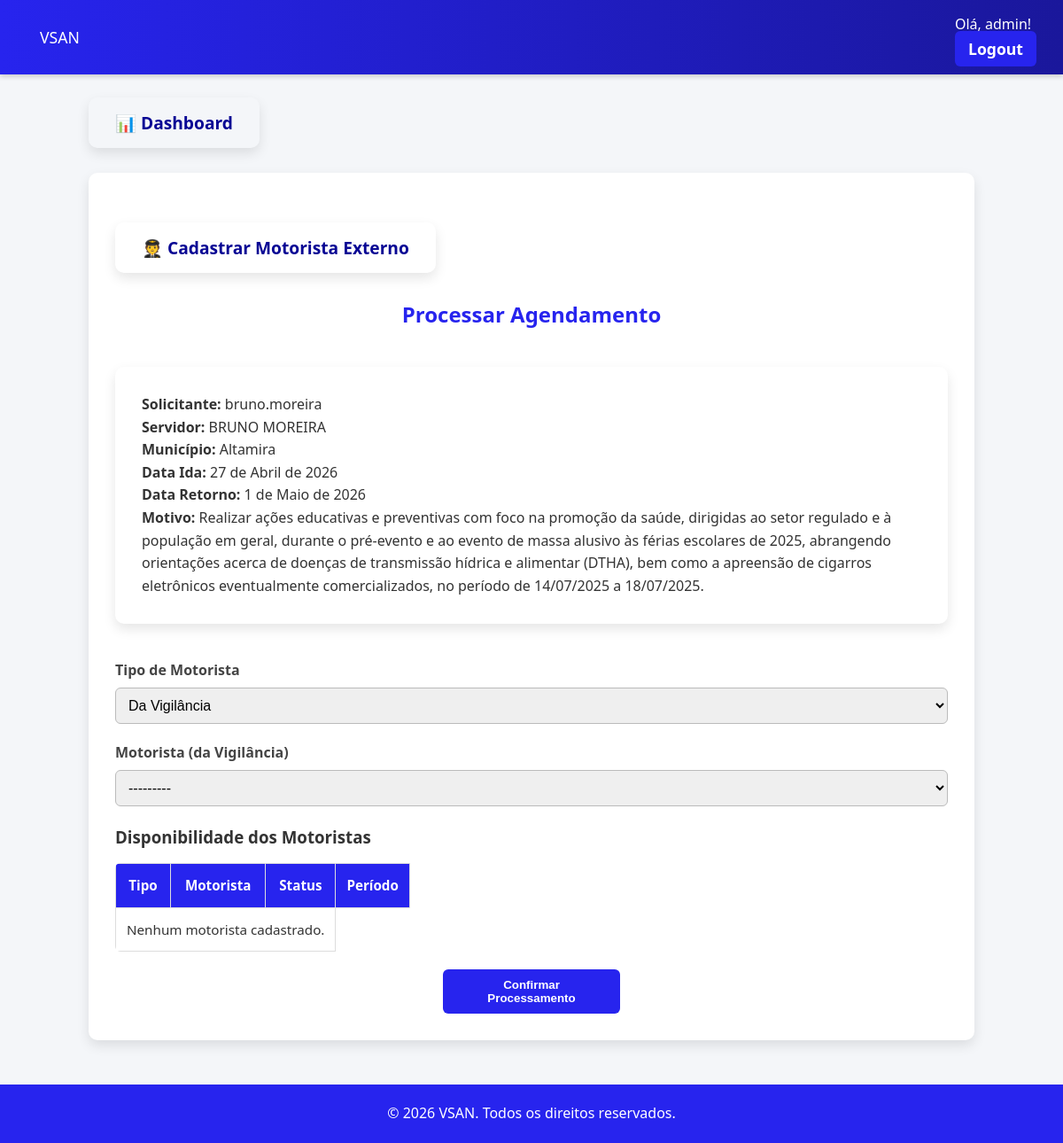
Page /processar-agendamento/6/ (signed in) on the committed database.
### usuarios/models.py (models this page shows, shortened)
class Usuario(AbstractUser):
    TIPO_USUARIO_CHOICES = [
        ('diretor', 'Diretor'),
        ('coordenador', 'Coordenador'),
        ('funcionario', 'Funcionário'),
    ]
    setor = models.ForeignKey(Setor, on_delete=models.SET_NULL, null=True, blank=True, related_name="usuarios")
    tipo_usuario = models.CharField(max_length=20, choices=TIPO_USUARIO_CHOICES, verbose_name='Tipo de Usuário', null=True, blank=True)
    matricula = models.CharField(max_length=20, unique=True, null=True, blank=True)
    servidor = models.OneToOneField(Servidor, on_delete=models.CASCADE, null=True, blank=True, related_name="usuario")
    objects = UsuarioManager()

### agendamentos/models.py (models this page shows, shortened)
class Agendamento(models.Model):
    data_ida = models.DateField()
    data_retorno = models.DateField()
    municipio = models.CharField(max_length=100)
    servidor = models.ForeignKey(Servidor, on_delete=models.CASCADE)  # servidor vinculado ao usuário solicitante
    solicitante = models.ForeignKey(Usuario, on_delete=models.CASCADE)  # usuário que solicitou
    data_solicitacao = models.DateTimeField(auto_now_add=True)
    motivo = models.TextField()
    processado = models.BooleanField(default=False)

### servidores/models.py (models this page shows, shortened)
class Servidor(models.Model):
    nome = models.CharField(max_length=200)
    endereco = models.CharField(max_length=255)
    vinculo = models.CharField(
        max_length=50,
        choices=[
            ("Servidor do Órgão", "Servidor do Órgão"),
            ("Servidor Cedido", "Servidor Cedido"),
            ("Colaborador Eventual", "Colaborador Eventual"),
        ]
    )
    matricula = models.CharField(max_length=20, unique=True)
    cargo = models.CharField(max_length=100)
    funcao = models.CharField(max_length=150, blank=True, null=True)
    cpf = models.CharField(max_length=14, unique=True)
    rg = models.CharField(max_length=20, blank=True, null=True)
    nascimento = models.DateField(blank=True, null=True)
    banco = models.CharField(max_length=50, blank=True, null=True)
    agencia = models.CharField(max_length=20, blank=True, null=True)
    conta = models.CharField(max_length=30, blank=True, null=True)
    setor = models.ForeignKey(Setor, on_delete=models.SET_NULL, null=True, blank=True)
    disponivel = models.BooleanField(default=True)

### agendamentos/views.py (the view)
# urls.py: path('processar-agendamento/<int:agendamento_id>/', agendamento_views.processar_agendamento, name='processar_agendamento'),
@login_required(login_url='/login/')
def processar_agendamento(request, agendamento_id):
    agendamento = Agendamento.objects.get(id=agendamento_id)
    autorizacao = AutorizacaoAgendamento.objects.filter(usuario=request.user, pode_processar=True).first()
    if not autorizacao and request.user.tipo_usuario != 'diretor':
        messages.error(request, "Você não tem permissão para processar agendamentos.")
        return redirect('listar_agendamentos')
    if agendamento.processado or ProcessamentoAgendamento.objects.filter(agendamento=agendamento).exists():
        messages.error(request, "Este agendamento já foi processado e não pode ser alterado novamente.")
        return redirect('listar_agendamentos')
    motoristas_servidores = Servidor.objects.filter(cargo__icontains="Motorista")
    motoristas_externos = MotoristaExterno.objects.all()
    motoristas = []
    def verificar_disponibilidade(motorista, tipo="servidor"):
        filtro = {}
        if tipo == "Da Vigilância":
            filtro["motorista_servidor"] = motorista
        else:
            filtro["motorista_externo"] = motorista
        processamento_ativo = ProcessamentoAgendamento.objects.filter(
            **filtro,
            agendamento__data_ida__lte=agendamento.data_retorno,
            agendamento__data_retorno__gte=agendamento.data_ida
        ).first()
        status = "disponivel"
        periodo = None
        if processamento_ativo:
            status = "em_viagem"
            periodo = f"{processamento_ativo.agendamento.data_ida} - {processamento_ativo.agendamento.data_retorno}"
        elif not motorista.disponivel:
            status = "indisponivel"
        return {
            "nome": getattr(motorista, "nome", getattr(motorista, "nome_completo", "")),
            "status": status,
            "periodo": periodo,
            "tipo": tipo,
        }
    for m in motoristas_servidores:
        motoristas.append(verificar_disponibilidade(m, "Da Vigilância"))
    for m in motoristas_externos:
        motoristas.append(verificar_disponibilidade(m, "externo"))
    motoristas_servidores_disponiveis = motoristas_servidores.filter(disponivel=True).exclude(
        id__in=ProcessamentoAgendamento.objects.filter(
            motorista_servidor__in=motoristas_servidores,
            agendamento__data_ida__lte=agendamento.data_retorno,
            agendamento__data_retorno__gte=agendamento.data_ida
        ).values_list("motorista_servidor_id", flat=True)
    )
    motoristas_externos_disponiveis = motoristas_externos.filter(disponivel=True).exclude(
        id__in=ProcessamentoAgendamento.objects.filter(
            motorista_externo__in=motoristas_externos,
            agendamento__data_ida__lte=agendamento.data_retorno,
            agendamento__data_retorno__gte=agendamento.data_ida
        ).values_list("motorista_externo_id", flat=True)
    )
    if request.method == 'POST':
        form = ProcessamentoAgendamentoForm(request.POST)
        if form.is_valid():
            processamento = form.save(commit=False)
            processamento.agendamento = agendamento
            processamento.save()
            agendamento.processado = True
            agendamento.save()
            motorista_nome = None
            motorista_telefone = None
            if processamento.motorista_servidor:
                motorista_nome = processamento.motorista_servidor.nome
                motorista_telefone = getattr(processamento.motorista_servidor, "telefone", None)
            elif processamento.motorista_externo:
                motorista_nome = processamento.motorista_externo.nome_completo
                motorista_telefone = processamento.motorista_externo.telefone
            send_mail(
                'Agendamento Processado',
                f'Sua solicitação foi respondida.\n'

                f'Dados do agendamento:\n'
                f'Ida: {agendamento.data_ida.strftime("%d/%m/%Y")}\n'
                f'Retorno: {agendamento.data_retorno.strftime("%d/%m/%Y")}\n'
                f'Município: {agendamento.municipio}\n'
                f'Motivo: {agendamento.motivo}\n\n'
                f'Motorista designado: {motorista_nome or "Não informado"}\n'
                f'Telefone: {motorista_telefone or "Não informado"}',
                'sistema@vsan.com',
                [agendamento.solicitante.email],
            )
            messages.success(request, "Agendamento processado com sucesso.")
            return redirect('listar_agendamentos')
    else:
        form = ProcessamentoAgendamentoForm()
        form.fields["motorista_servidor"].queryset = motoristas_servidores_disponiveis
        form.fields["motorista_externo"].queryset = motoristas_externos_disponiveis
    return render(request, 'agendamentos/processar.html', {
        'form': form,
        'agendamento': agendamento,
        'motoristas': motoristas,
    })

### agendamentos/forms.py
class ProcessamentoAgendamentoForm(forms.ModelForm):
    class Meta:
        model = ProcessamentoAgendamento
        fields = ['tipo', 'motorista_servidor', 'motorista_externo']
    def __init__(self, *args, **kwargs):
        super().__init__(*args, **kwargs)
        self.fields['motorista_servidor'].queryset = Servidor.objects.filter(cargo__icontains="Motorista")
        self.fields['motorista_externo'].queryset = MotoristaExterno.objects.all()
        self.fields['tipo'].widget = forms.Select(choices=[('Da Vigilância', 'Da Vigilância'), ('outros', 'Outros')])

### agendamentos/templates/agendamentos/processar.html (shortened to what this page needs)
{% extends 'base.html' %}
{% block content %}
<div class="container">
    <div class="container-btn-dashboard"  >
        <a href="{% url 'cadastrar_motorista_externo' %}" class="btn-card">🧑‍✈️ Cadastrar Motorista Externo</a>
    </div>
    <h2>Processar Agendamento</h2>
    <div class="dashboard-container" >
        <p><strong>Solicitante:</strong> {{ agendamento.solicitante.username }}</p>
        <p><strong>Servidor:</strong> {{ agendamento.servidor.nome }}</p>
        <p><strong>Município:</strong> {{ agendamento.municipio }}</p>
        <p><strong>Data Ida:</strong> {{ agendamento.data_ida }}</p>
        <p><strong>Data Retorno:</strong> {{ agendamento.data_retorno }}</p>
        <p><strong>Motivo:</strong> {{ agendamento.motivo }}</p>
    </div>
    <form method="post" class="form">
        <div class="form-row">
            <div class="form-group">
                <label for="id_tipo"><strong>Tipo de Motorista</strong></label>
                {{ form.tipo }}
            </div>
        </div>
        <div class="form-group" id="motorista-servidor">
            <label for="id_motorista_servidor"><strong>Motorista (da Vigilância)</strong></label>
            {{ form.motorista_servidor }}
        </div>
        <div class="calendar-section">
            <h3>Disponibilidade dos Motoristas</h3>
            <table class="dashboard-table">
                <thead>
                    <tr>
                        <th>Tipo</th>
                        <th>Motorista</th>
                        <th>Status</th>
                        <th>Período</th>
                    </tr>
                </thead>
                <tbody>
                    {% for motorista in motoristas %}
                    <tr>
                        <td>{{ motorista.tipo }}</td>
                        <td>{{ motorista.nome }}</td>
                        <td>
                            {% if motorista.status == "em_viagem" %}
                                <span class="status inativo">Em viagem</span>
                            {% elif motorista.status == "indisponivel" %}
                                <span class="status indisponivel">Indisponível</span>
                            {% else %}
                                <span class="status ativo">Disponível</span>
                            {% endif %}
                        </td>
                        <td>
                            {% if motorista.periodo %}
                                {{ motorista.periodo }}
                            {% else %}
                                Livre
                            {% endif %}
                        </td>
                    </tr>
                    {% empty %}
                    <tr>
                        <td colspan="3">Nenhum motorista cadastrado.</td>
                    </tr>
                    {% endfor %}
                </tbody>
            </table>
        </div>
        <button type="submit" class="btn btn-primary" id="btn-confirmar">Confirmar Processamento</button>
    </form>
</div>
{% endblock %}

### templates/header.html (shortened to what this page needs)
{% load static %}
<header class="header">
    <a href="{% url 'home' %}" class="logo">VSAN</a>
    <nav class="nav">
        {% if user.is_authenticated %}
            <span class="user-info">Olá, {{ user.username }}!</span>
        <ul class="menu">
            <li><a href="{% url 'logout' %}" class='btn-primary'>Logout</a></li>
        </ul>
        {% else %}
        <ul class="menu">
            <li><a href="{% url 'login' %}" class='btn-primary'>Login</a></li>
            <li><a href="{% url 'cadastrar_usuario' %}" class="btn-primary">Criar conta</a></li>
        </ul>
        {% endif %}
    </nav>
</header>
{% if user.is_authenticated  %}
    {% if request.path != '/dashboard/' %}
        <div class="container-btn-dashboard">
            <a href="{% url 'dashboard' %}" class="btn-card">📊 Dashboard</a>
        </div>
    {% endif %}
{% endif %}

### usuarios/static/css/style.css (style rules this page uses)
* { margin: 0; padding: 0; box-sizing: border-box; }
body { font-family: 'Segoe UI', Arial, sans-serif; background-color: #f4f6f9; color: #333; line-height: 1.6; }
.header { display: flex; justify-content: space-between; background: linear-gradient(90deg, #2724ee, #1a179b); color: #fff; padding: 15px 30px; align-items: center; box-shadow: 0 2px 6px rgba(0,0,0,0.2); }
.header a { text-decoration: none; font-size: 1.1em; padding: 8px 15px; color: #fff; transition: color 0.3s; }
.menu { list-style: none; display: flex; gap: 20px; }
label { text-align:left; }
.container, .dashboard-container { max-width: 1000px; margin: 40px auto; background: #fff; padding: 30px; border-radius: 10px; box-shadow: 0px 6px 14px rgba(0,0,0,0.1); }
.container h2, .dashboard-container h2 { text-align: center; margin-bottom: 25px; color: #2724ee; font-weight: bold; }
.form .form-group { margin-bottom: 20px; }
.form label { display: block; margin-bottom: 6px; font-weight: 600; color: #444; }
.form input, .form select, .form textarea { width: 100%; padding: 10px; border: 1px solid #bbb; border-radius: 6px; font-size: 1em; transition: border 0.3s; }
.form-row { display: flex; gap: 20px; flex-wrap: wrap; }
.form-row .form-group { flex: 1; min-width: 200px; }
.btn { margin-top: 20px; margin-left: calc(50% - 100px); width: 200px; }
.btn-primary, .btn-secondary, .btn-danger { padding: 10px 20px; border-radius: 6px; cursor: pointer; font-weight: 600; transition: all 0.3s; }
.btn-primary { background-color: #2724ee; color: #fff; border: none; text-decoration: none; }
.dashboard-table { width: 100%; border-collapse: collapse; margin-top: 15px; border-radius: 6px; overflow-x: auto; display: block; }
.dashboard-table th, .dashboard-table td { border: 1px solid #ddd; padding: 12px; text-align: center; font-size: 0.95em; }
.dashboard-table th { background-color: #2724ee; color: #fff; }
.container-btn-dashboard { max-width: 1000px; margin: 40px auto; }
.btn-card { color: #080694; border: none; padding: 15px 30px; border-radius: 10px; font-size: 1.2em; font-weight: bold; cursor: pointer; transition: background-color 0.3s ease; text-decoration: none; box-shadow: 0px 6px 14px rgba(0,0,0,0.1); }

### rows in the picture
Usuario: username "admin"
Agendamento: solicitante.username "bruno.moreira", servidor.nome "BRUNO MOREIRA", municipio "Altamira", data_ida "27 de Abril de 2026", data_retorno "1 de Maio de 2026", motivo "Realizar ações educativas e preventivas com foco na promoção da saúde, dirigidas ao setor regulado e à população em geral, durante o pré-evento e ao evento de massa alusivo às férias escolares de 2025, abrangendo orientações acerca de doenças de transmissão hídrica e alimentar (DTHA), bem como a apreensão de cigarros eletrônicos eventualmente comercializados, no período de 14/07/2025 a 18/07/2025."
